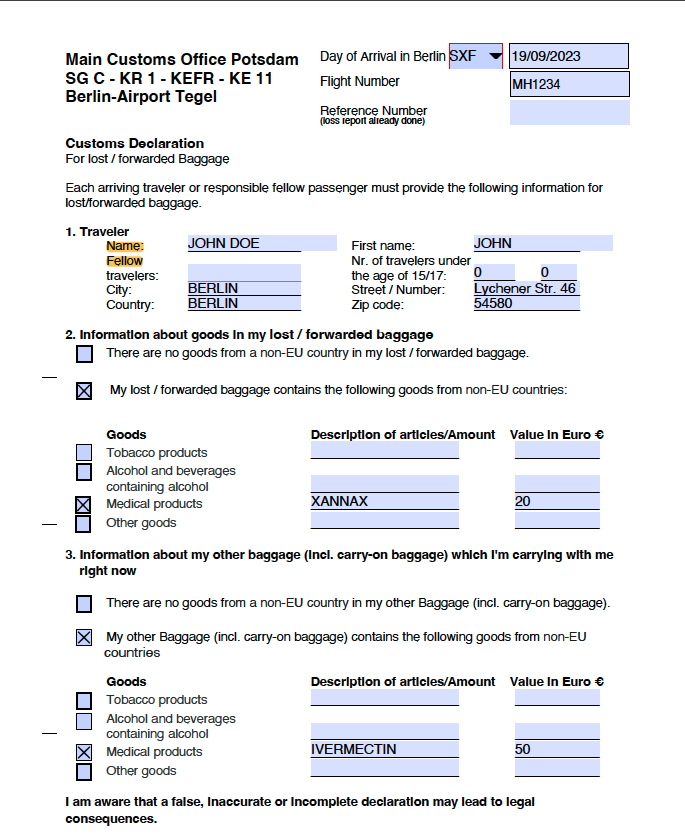
#> input picture dataset/custom_declaration_1.png, 685 x 840 px; its folder holds only this picture in this run
$ python checkbox.py   (older library calls are emulated)
#> lines starting #> are read from the running program, lines starting #| are printed output that depends on the picture; after the words box and inside, x2 and y2 are one past the last pixel; in counts of white or black regions, pixels touching at a corner belong together
import os
import cv2
import numpy as np
from PIL import Image

# Specify the path to the 'dataset' folder
dataset_folder = 'dataset'

# List all files in the 'dataset' folder
image_files = [os.path.join(dataset_folder, filename) for filename in os.listdir(dataset_folder) if filename.endswith('.png')]

# Process each image in the 'dataset' folder
for image_file in image_files:
    # Read the image into an array
    image_array = cv2.imread(image_file)
#> image_array is the input picture: shape (840, 685, 3); mean B, G, R 239.7, 236.8, 235.8

    # Check the array type
    image_type = type(image_array)
    print("Array Type:", image_type)  # Output: numpy.ndarray

    # Convert the image to grayscale
    gray_scale_image = cv2.cvtColor(image_array, cv2.COLOR_BGR2GRAY)
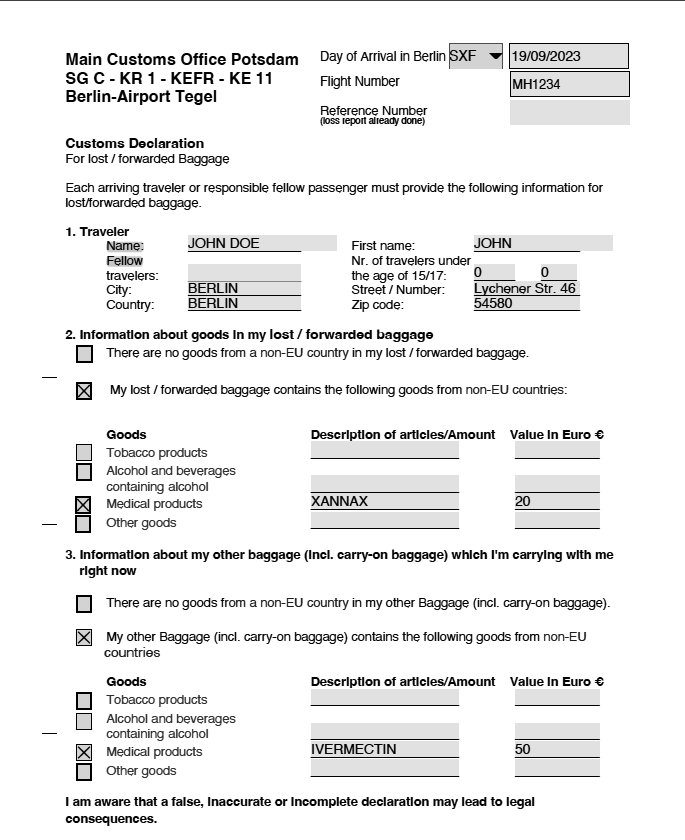
#> gray_scale_image: shape (840, 685); min 0, max 255, mean 236.9

    # Image thresholding using Otsu's method
    _, img_bin = cv2.threshold(gray_scale_image, 0, 255, cv2.THRESH_BINARY | cv2.THRESH_OTSU)
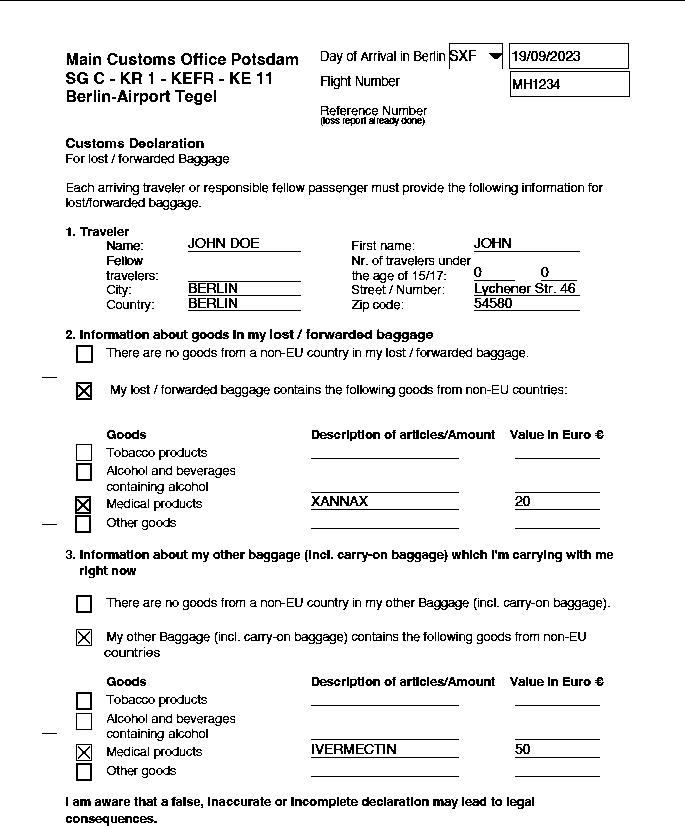
#> img_bin: shape (840, 685); 93.3% white; black in thin lines or dots

    # Invert the binary image
    img_bin = 255 - img_bin
#> img_bin: shape (840, 685); 6.7% white in thin lines or dots

    # Display the binary image
    Image.fromarray(img_bin).show()

    # Set minimum width to detect horizontal lines
    line_min_width = 13

    # Create a kernel to detect horizontal lines
    kernel_h = np.ones((1, line_min_width), np.uint8)

    # Create a kernel to detect vertical lines
    kernel_v = np.ones((line_min_width, 1), np.uint8)

    # Apply the horizontal kernel to the binary image
    img_bin_horizontal = cv2.morphologyEx(img_bin, cv2.MORPH_OPEN, kernel_h)
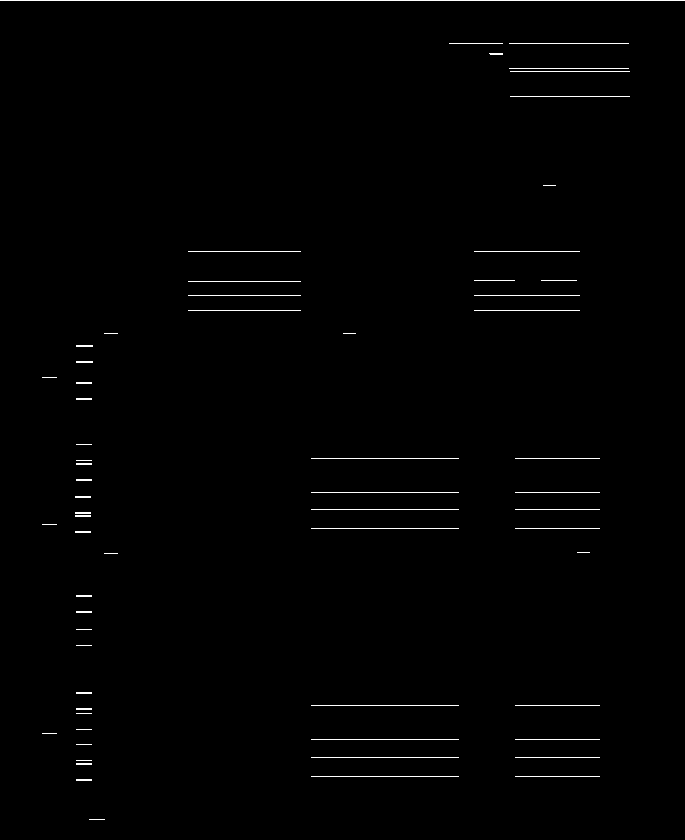
#> img_bin_horizontal: shape (840, 685); 0.82% white in thin lines or dots

    # Apply the vertical kernel to the binary image
    img_bin_v = cv2.morphologyEx(img_bin, cv2.MORPH_OPEN, kernel_v)
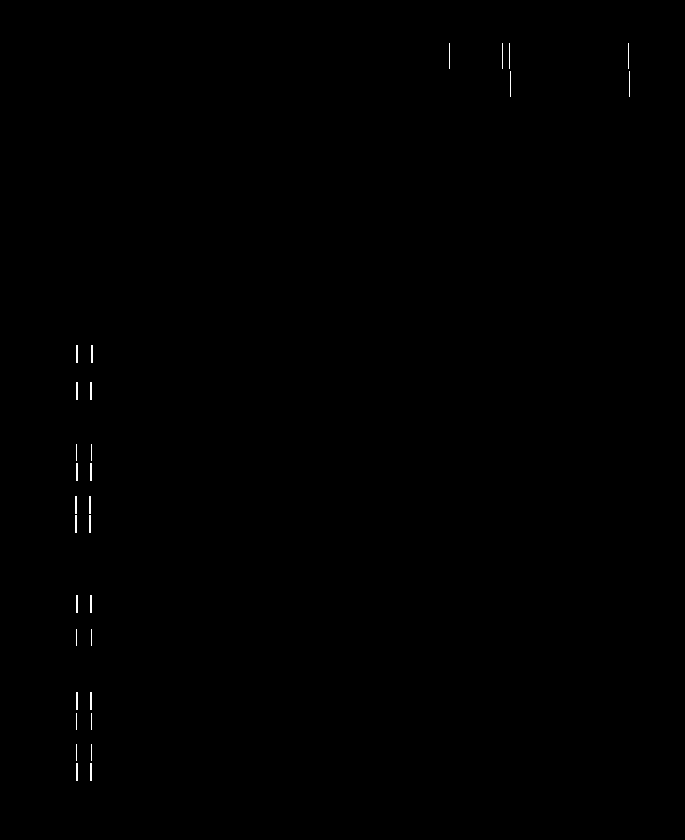
#> img_bin_v: shape (840, 685); 0.15% white in thin lines or dots, all inside (x1, y1, x2, y2) = (75, 43, 630, 781)

    # Combine the horizontal and vertical line images
    img_bin_final = img_bin_horizontal | img_bin_v
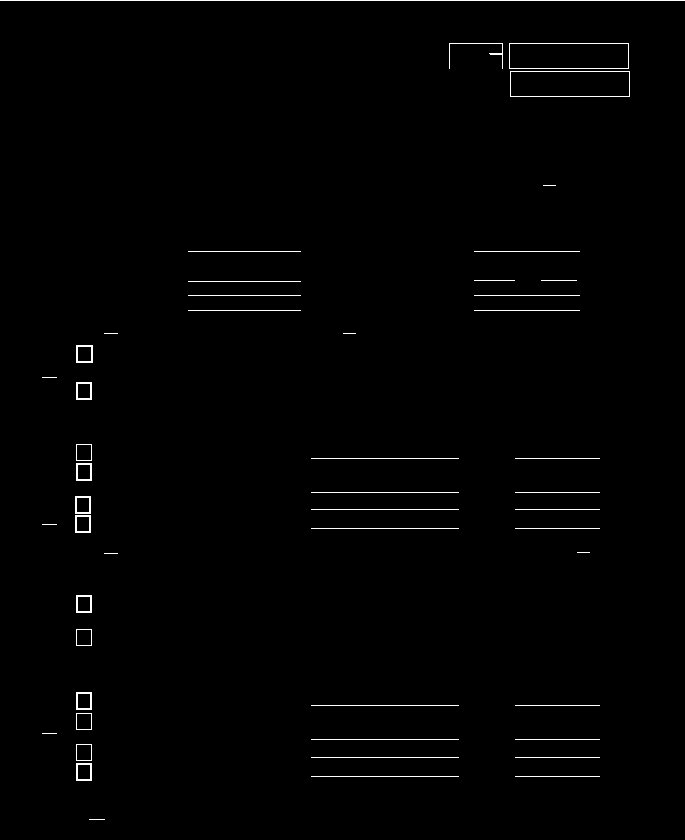
#> img_bin_final: shape (840, 685); 0.95% white in thin lines or dots

    # Perform connected components analysis to label regions
    _, labels, stats, _ = cv2.connectedComponentsWithStats(~img_bin_final, connectivity=8, ltype=cv2.CV_32S)
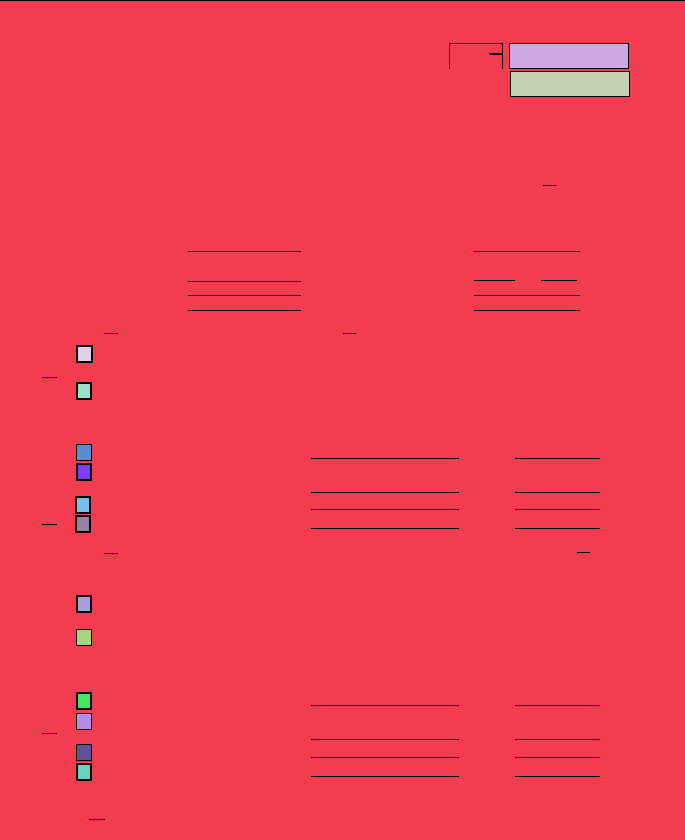
#> labels: shape (840, 685) int32; 16 distinct labels, from 0 to 15; one colour per label, 0 black
#> stats = 16 rows, first 6: [0, 0, 685, 820, 5441], [0, 1, 685, 839, 562097], [510, 44, 118, 24, 2832], [511, 72, 118, 24, 2832], [78, 347, 13, 14, 182], [78, 384, 12, 14, 168]

    # Draw rectangles around detected regions on the original color image
    for x, y, w, h, area in stats[2:]:
        cv2.rectangle(image_array, (x, y), (x + w, y + h), (0, 255, 0), 2)
#> this loop made 14 passes
#> (x, y, w, h, area) on passes 1 to 12: (510, 44, 118, 24, 2832), (511, 72, 118, 24, 2832), (78, 347, 13, 14, 182), (78, 384, 12, 14, 168), (77, 445, 14, 15, 210), (78, 465, 12, 14, 168), (77, 498, 12, 14, 168), (77, 517, 12, 14, 168), (78, 597, 12, 14, 168), (77, 630, 14, 15, 210), (78, 694, 12, 14, 168), (77, 714, 14, 15, 210)
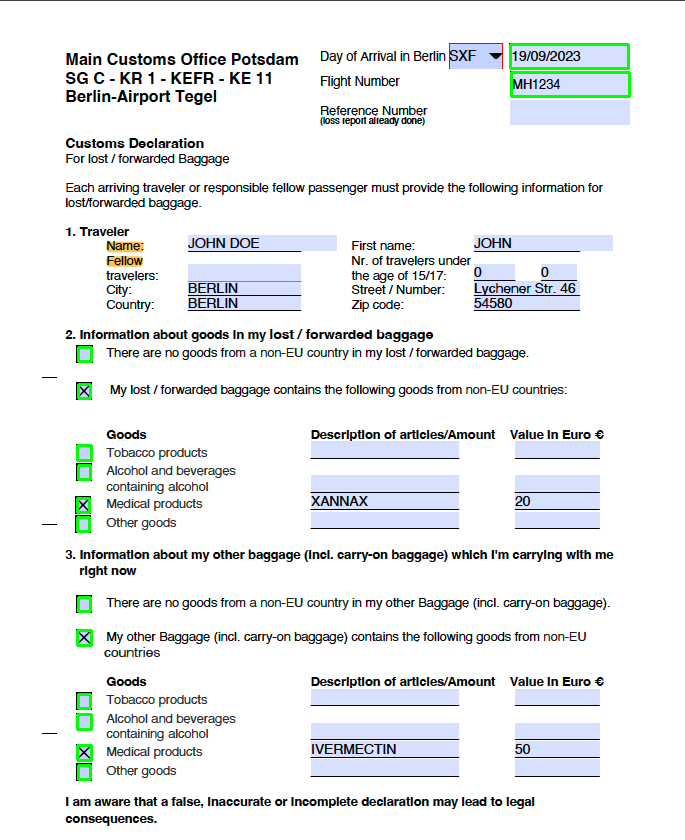
#> image_array: shape (840, 685, 3); 0.63% of pixels changed, all inside (x1, y1, x2, y2) = (76, 43, 631, 781)

    # Display the processed image with rectangles drawn around text regions
    Image.fromarray(image_array).show()
